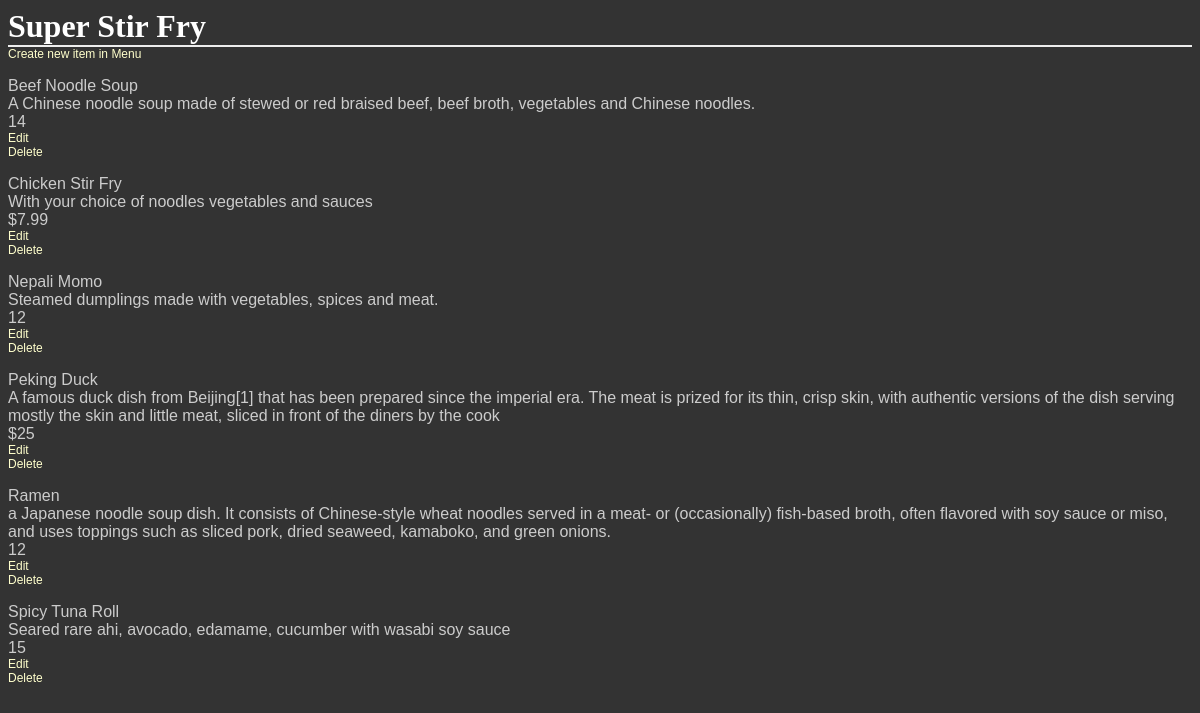
Page /restaurants/3/menu on the committed database.
### database_setup.py (models this page shows)
class Restaurant(Base):
    __tablename__ = 'restaurant'
    id = Column(Integer, primary_key=True)
    name = Column(String(250), nullable=False)

class MenuItem(Base):
    __tablename__ = 'menu_item'
    name =Column(String(80), nullable = False)
    id = Column(Integer, primary_key = True)
    description = Column(String(250))
    price = Column(String(8))
    course = Column(String(250))
    restaurant_id = Column(Integer,ForeignKey('restaurant.id'))
    restaurant = relationship(Restaurant)

### project.py (the view)
@app.route('/')
@app.route('/restaurants/<int:restaurant_id>/menu')
def restaurantMenu(restaurant_id):
	restaurant = session.query(Restaurant).filter_by(id=restaurant_id).one()
	menuItems = session.query(MenuItem).order_by(MenuItem.name).filter_by(restaurant_id=restaurant.id).all()
	return render_template('menu.html',restaurants=restaurant,items=menuItems, restaurant_id=restaurant_id)

### templates/menu.html (shortened to what this page needs)
<html>
<head>
	<link rel=stylesheet type=text/css href="{{ url_for('static', filename='styles.css') }}">
	</head>
<body>
<h1>{{restaurants.name}}</h1>
<a href='{{url_for('newMenuItem', restaurant_id=restaurant_id)}}'>Create new item in Menu</a>
{%for i in items%}
<div>
<p>{{i.name}}<br>
{{i.description}}<br>
{{i.price}}<br>
<a href='{{url_for('editMenuItem',restaurant_id=restaurants.id,menu_id=i.id)}}'>Edit</a><br>
<a href='{{url_for('deleteMenuItem',restaurant_id=restaurants.id,menu_id=i.id)}}'>Delete</a>
</p>
</div>
{%endfor%}
</body>
</html>

### static/styles.css (style rules this page uses)
body { font-family: sans-serif; background-image: url('img3.jpg'); background-color: #333333 }
h1, h2, h3, h4 { color: #FFFFFF; }
h1, h2 { font-family: 'Georgia', serif; margin: 0; }
h1 { border-bottom: 2px solid #eee; }
p, dd, dt { color: #CCCCCC; }
a { text-decoration: none; color:#FFFFCC; font-size: .75em; }

### rows in the picture
Restaurant: name "Super Stir Fry"
MenuItem: name "Beef Noodle Soup", description "A Chinese noodle soup made of stewed or red braised beef, beef broth, vegetables and Chinese noodles.", price "14"
MenuItem: name "Chicken Stir Fry", description "With your choice of noodles vegetables and sauces", price "$7.99"
MenuItem: name "Nepali Momo", description "Steamed dumplings made with vegetables, spices and meat.", price "12"
MenuItem: name "Peking Duck", description "A famous duck dish from Beijing[1] that has been prepared since the imperial era. The meat is prized for its thin, crisp skin, with authentic versions of the dish serving mostly the skin and little meat, sliced in front of the diners by the cook", price "$25"
MenuItem: name "Ramen", description "a Japanese noodle soup dish. It consists of Chinese-style wheat noodles served in a meat- or (occasionally) fish-based broth, often flavored with soy sauce or miso, and uses toppings such as sliced pork, dried seaweed, kamaboko, and green onions.", price "12"
MenuItem: name "Spicy Tuna Roll", description "Seared rare ahi, avocado, edamame, cucumber with wasabi soy sauce", price "15"
